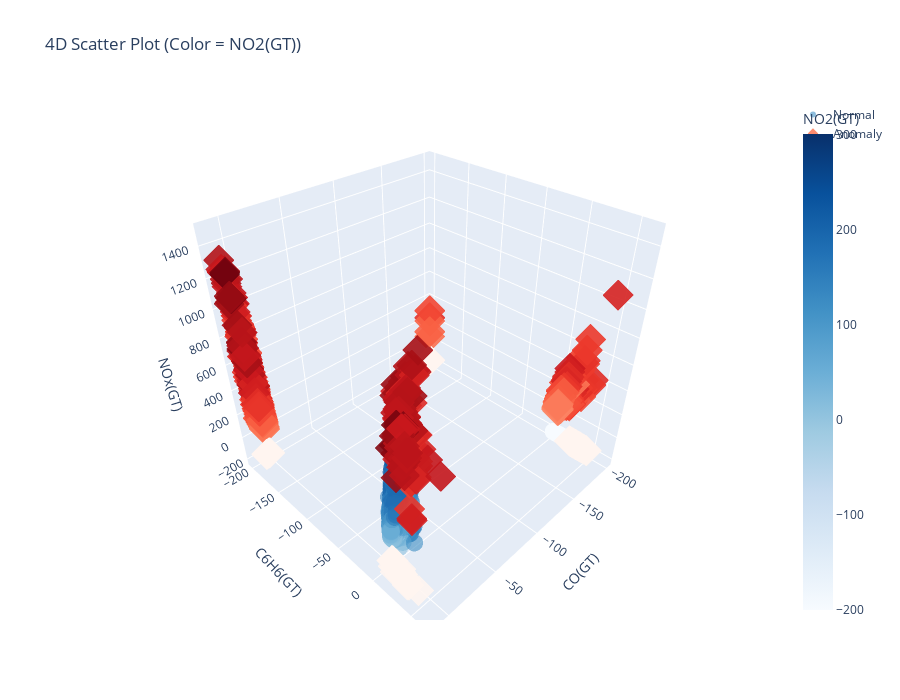

The code cell stored with this chart in its notebook:
### Code cell
import plotly.graph_objects as go
import numpy as np
 
# Separate normal and anomaly
normal = features[features['anomaly'] == 1]
anomaly = features[features['anomaly'] == -1]
 
fig = go.Figure()
 
# Normal points
fig.add_trace(go.Scatter3d(
    x=normal['CO(GT)'],
    y=normal['C6H6(GT)'],
    z=normal['NOx(GT)'],
    mode='markers',
    name='Normal',
    marker=dict(
        size=6,
        color=normal['NO2(GT)'],   # 4th dimension as color
        colorscale='Blues',
        opacity=0.6,
        colorbar=dict(title='NO2(GT)')
    )
))
 
# Anomaly points
fig.add_trace(go.Scatter3d(
    x=anomaly['CO(GT)'],
    y=anomaly['C6H6(GT)'],
    z=anomaly['NOx(GT)'],
    mode='markers',
    name='Anomaly',
    marker=dict(
        size=8,
        color=anomaly['NO2(GT)'],
        colorscale='Reds',
        opacity=0.9,
        symbol='diamond'
    )
))
 
# Layout
fig.update_layout(
    title='4D Scatter Plot (Color = NO2(GT))',
    scene=dict(
        xaxis_title='CO(GT)',
        yaxis_title='C6H6(GT)',
        zaxis_title='NOx(GT)'
    ),
    width=900,
    height=700
)
 
fig.show()

### Figure 1 — Plotly figure (JSON) as saved in the notebook; plotly's stock layout.template omitted (floating-point values rounded to 4 significant figures; data arrays with more than 128 entries replaced by an {"elided": "..."} marker saying what was removed)
{"data": [{"marker": {"color": {"elided": "8421 int values"}, "colorbar": {"title": {"text": "NO2(GT)"}}, "colorscale": [[0, "rgb(247,251,255)"], [0.125, "rgb(222,235,247)"], [0.25, "rgb(198,219,239)"], [0.375, "rgb(158,202,225)"], [0.5, "rgb(107,174,214)"], [0.625, "rgb(66,146,198)"], [0.75, "rgb(33,113,181)"], [0.875, "rgb(8,81,156)"], [1, "rgb(8,48,107)"]], "opacity": 0.6, "size": 6}, "mode": "markers", "name": "Normal", "type": "scatter3d", "x": {"elided": "8421 float values"}, "y": {"elided": "8421 float values"}, "z": {"elided": "8421 int values"}}, {"marker": {"color": {"elided": "936 int values"}, "colorscale": [[0, "rgb(255,245,240)"], [0.125, "rgb(254,224,210)"], [0.25, "rgb(252,187,161)"], [0.375, "rgb(252,146,114)"], [0.5, "rgb(251,106,74)"], [0.625, "rgb(239,59,44)"], [0.75, "rgb(203,24,29)"], [0.875, "rgb(165,15,21)"], [1, "rgb(103,0,13)"]], "opacity": 0.9, "size": 8, "symbol": "diamond"}, "mode": "markers", "name": "Anomaly", "type": "scatter3d", "x": {"elided": "936 float values"}, "y": {"elided": "936 float values"}, "z": {"elided": "936 int values"}}], "layout": {"height": 700, "scene": {"xaxis": {"title": {"text": "CO(GT)"}}, "yaxis": {"title": {"text": "C6H6(GT)"}}, "zaxis": {"title": {"text": "NOx(GT)"}}}, "title": {"text": "4D Scatter Plot (Color = NO2(GT))"}, "width": 900}}
